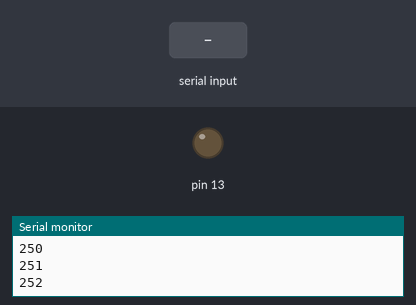
Simulated run of this sketch. Board: Arduino Uno, built with avr-gcc and run on an emulated ATmega328P. Parts: output pins drawn as LEDs (lit = HIGH), the last lines printed to the serial monitor. The test bench sets the inputs (shaded band).

Above: at 1.2 s.
1.3 s: "c" received over Serial
At 1.8 s:
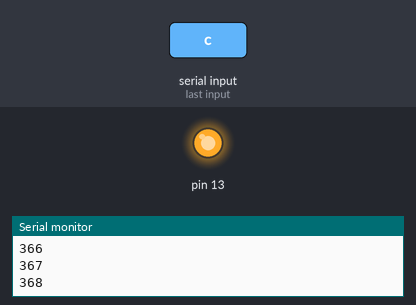
Timing chart, 0 to 4.3 s (numbered marks = the images above; inputs shaded):
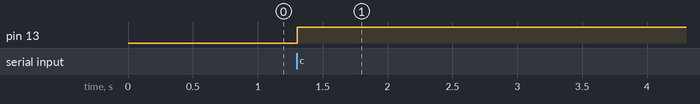

The sketch:

serialtraining0429.ino
```cpp
void setup()
{
    Serial.begin(9600);
    pinMode(13,OUTPUT);
}

int time = 0;
char LED13 = 1;

void loop()
{
    Serial.println(time);
    time ++;
    if (Serial.available())
    {
        char command = Serial.read();
        if (command == 'c')
        {
            digitalWrite(13,LED13);
            LED13 = 1 - LED13;
        }

    }
}
```

Measured:
- after the input at 1.3 s, pin 13: LOW → HIGH at once
